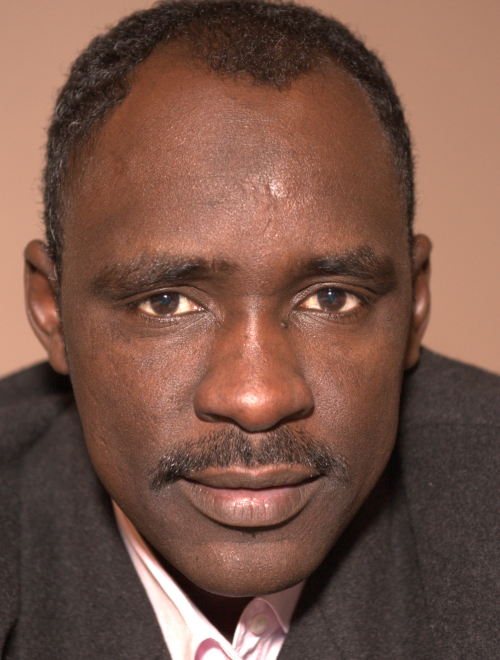
#> input picture data/inputs/a4684-_DGW0286.png, 1000 x 1320 px, found by its file name (shown at 1/2 size)
$ jupyter execute trying_laplacian_pyramids.ipynb
#> lines starting #> are read from the running program, lines starting #| are printed output that depends on the picture
[cell 1]
import numpy as np
import cv2
import matplotlib.pyplot as plt

[cell 2]
img = cv2.imread("../data/inputs/a4684-_DGW0286.png",0)
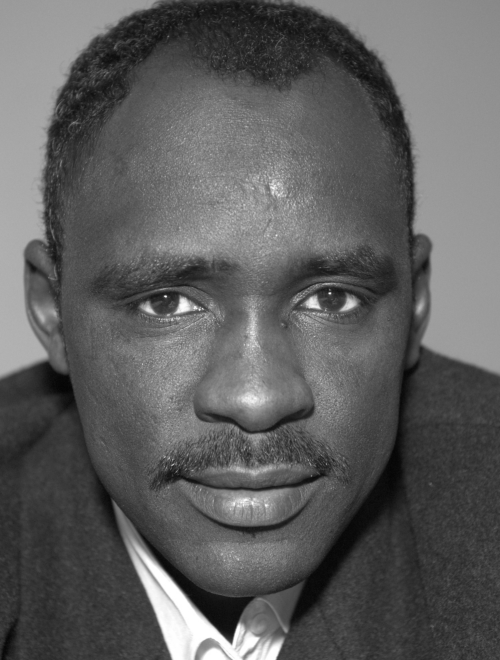
#> img: shape (1320, 1000) (shown at 1/2 size); min 2, max 255, mean 93.6
plt.imshow(img,cmap='gray')
plt.show()
init = np.array(img)
gpyr = []
lpyr = []
gpyr.append(init)
for i in range(7):
    if(i==0):
        down = cv2.pyrDown(init)
    else:
        down = cv2.pyrDown(down)
    gpyr.append(down)
#> this loop made 7 passes
#> pass 1, `down = cv2.pyrDown(init)`:
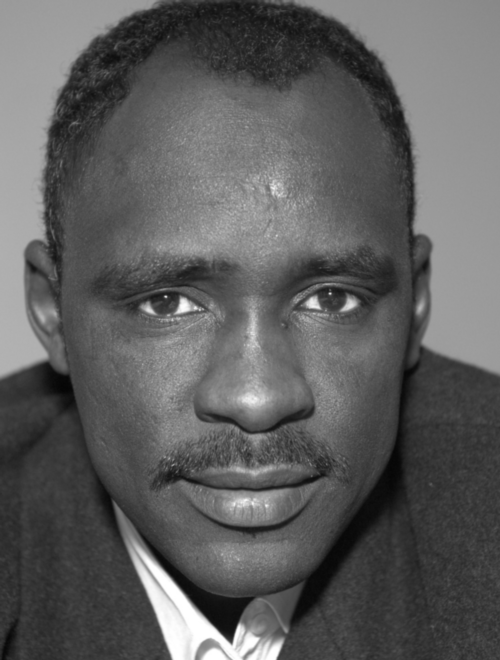
#> down: shape (660, 500); min 5, max 255, mean 93.6
#> pass 3, `down = cv2.pyrDown(down)`:
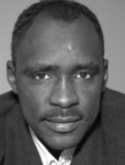
#> down: shape (165, 125); min 7, max 255, mean 93.7
#> after the loop, gpyr = 8 items
ltop = gpyr[len(gpyr)-1]
lpyr.append(ltop)
for i in range(1,len(gpyr)):
    size = (gpyr[len(gpyr)-i-1].shape[1], gpyr[len(gpyr)-i-1].shape[0])
    gup = cv2.pyrUp(gpyr[len(gpyr)-i], dstsize=size)
    laplacian = gpyr[len(gpyr)-i-1] - gup
    lpyr.append(laplacian)
#> this loop made 7 passes
#> size on passes 1 to 7: (16, 21), (32, 42), (63, 83), (125, 165), (250, 330), (500, 660), (1000, 1320)
#> pass 2, `laplacian = gpyr[len(gpyr)-i-1] - gup`:
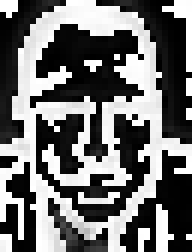
#> laplacian: shape (42, 32) (shown 6 times larger); min 0, max 255, mean 111.9
#> pass 3, `laplacian = gpyr[len(gpyr)-i-1] - gup`:
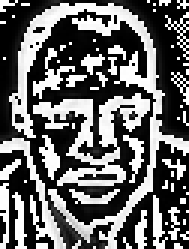
#> laplacian: shape (83, 63) (shown 3 times larger); min 0, max 255, mean 103.5
#> after the loop, lpyr = 8 items
for i in range(len(lpyr)-1):
    for j in range(len(lpyr)-i-1):
        size = (lpyr[i+j+1].shape[1], lpyr[i+j+1].shape[0])
        lpyr[i] = cv2.pyrUp(lpyr[i],dstsize=size)/4
    if(i==0):
        #lpyr[i] = img - lpyr[i]
        x = lpyr[i]
    else:
        x = x + lpyr[i]
    plt.imshow(lpyr[i],cmap='gray')
    plt.show()
#> this loop made 7 passes
#> pass 1, `x = lpyr[i]`:
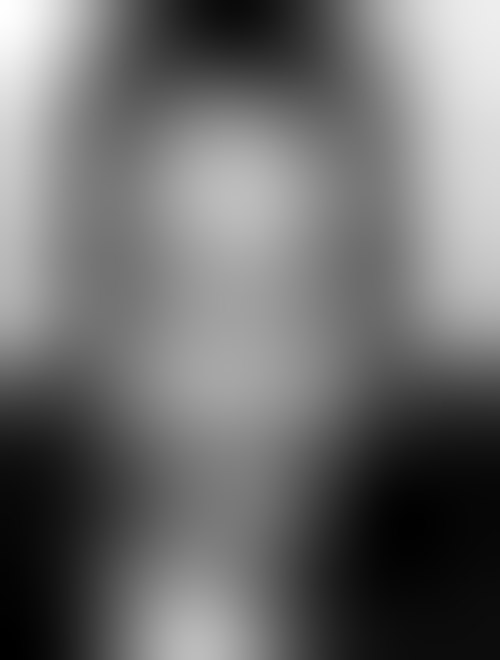
#> x: shape (1320, 1000) float64 (shown at 1/2 size); min 0.00313, max 0.00904, mean 0.00567; drawn with min black and max white
#> pass 2, `x = x + lpyr[i]`:
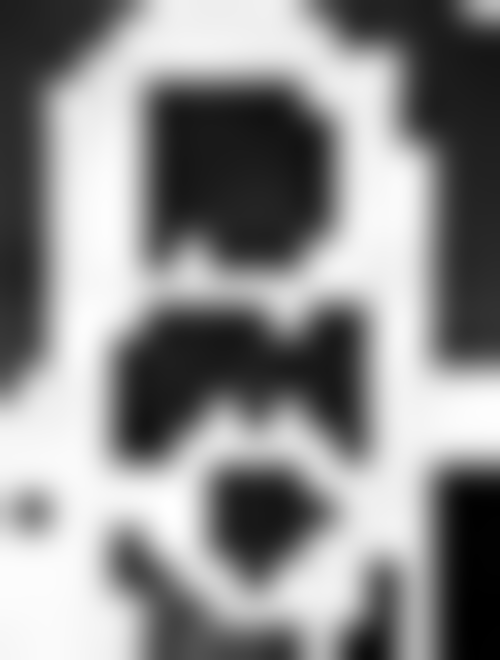
#> x: shape (1320, 1000) float64 (shown at 1/2 size); min 0.00385, max 0.0658, mean 0.0377; drawn with min black and max white
#> pass 2, `plt.show()`:
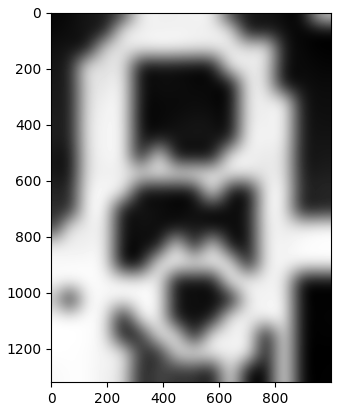
#> figure drawn by matplotlib, 1 panel
#> pass 3, `x = x + lpyr[i]`:
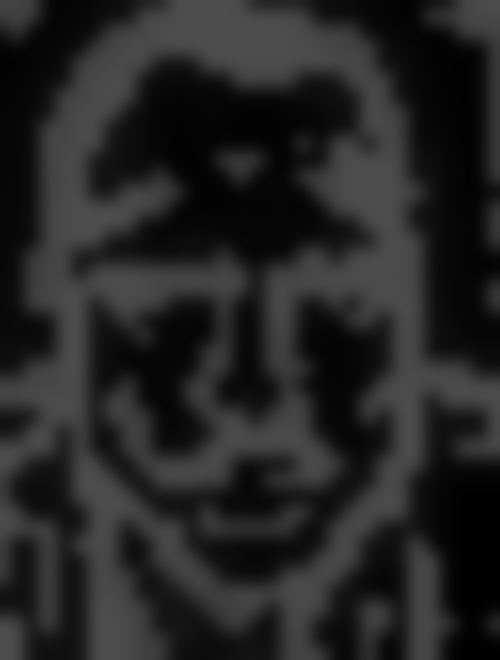
#> x: shape (1320, 1000) float64 (shown at 1/2 size); min 0.00427, max 0.31, mean 0.147
#> after the loop:
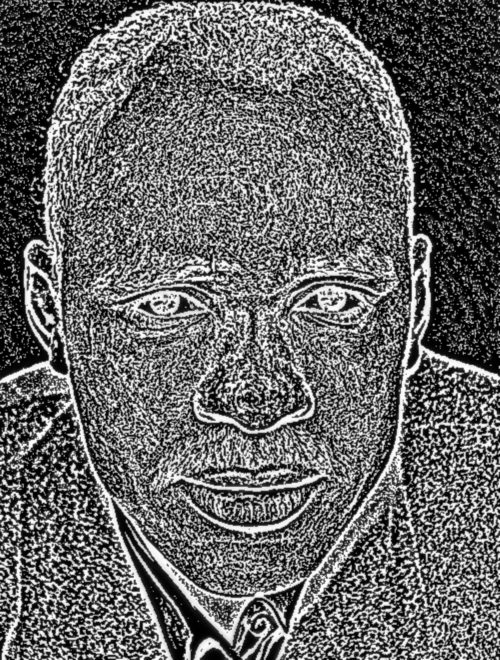
#> x: shape (1320, 1000) float64 (shown at 1/2 size); min 0.0127, max 84.88, mean 34.2; drawn with min black and max white
plt.imshow(x,cmap='gray')
plt.show()
